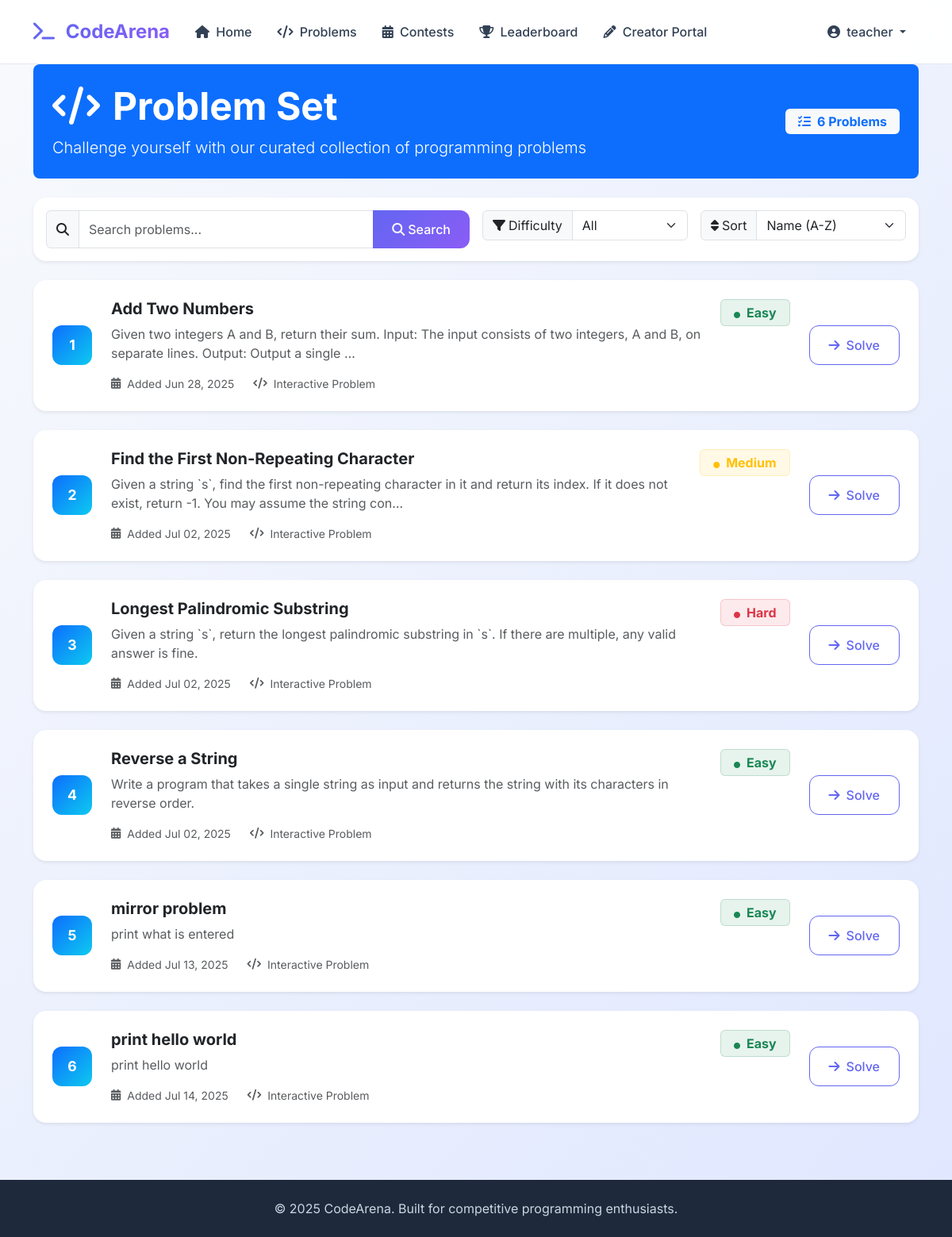
Page /problems/ (signed in) on the committed database.
### users/models.py (models this page shows, shortened)
class CustomUser(AbstractUser):
    ROLE_CHOICES = (
        ('student' , 'Student'),
        ('problem_setter' , 'Problem Setter'),
        ('admin' , 'Admin')
    )
    role = models.CharField(max_length=20,choices=ROLE_CHOICES,default='student')
    is_authorized = models.BooleanField(default=False, help_text="Flag to determine if a problem setter is authorized to create problems")

### problems/models.py (models this page shows, shortened)
class Problem(models.Model):
    name = models.CharField(max_length=255, unique=True,help_text="Name of the problem")
    statement = models.TextField(help_text="Full problem description")
    difficulty_choices = (
        ('easy','Easy'),
        ('medium' ,'Medium'),
        ('hard', 'Hard'),
    )
    difficulty = models.CharField(
        max_length=10,
        choices=difficulty_choices,
        default='easy',
        help_text="Difficulty level of the problem"
    )
    created_at = models.DateTimeField(auto_now_add=True)
    created_by = models.ForeignKey(
        CustomUser,
        on_delete=models.SET_NULL,
        null=True,
        blank=True,
        related_name='created_problems',
        help_text="User who created this problem"
    )
    class Meta:
        verbose_name = "Problems"
        verbose_name_plural = "Problems"
        ordering = ['name']

### problems/views.py (the view)
# urls.py: path('', views.problem_list_view, name='list'),
def problem_list_view(request):
    problems = Problem.objects.all()
    difficulty = request.GET.get('difficulty')
    if difficulty and difficulty != 'all':
        problems = problems.filter(difficulty=difficulty)
    search_query = request.GET.get('q')
    if search_query:
        problems = problems.filter(
            Q(name__icontains=search_query) |
            Q(statement__icontains=search_query)
        )
    sort_by = request.GET.get('sort_by','name')
    if sort_by == 'difficulty_asc':
        problems = problems.order_by('difficulty')
    elif sort_by == 'difficulty_desc':
        problems = problems.order_by('-difficulty')
    elif sort_by == 'created_at_asc':
        problems = problems.order_by('created_at')
    elif sort_by == 'created_at_desc':
        problems = problems.order_by('-created_at')
    else: # Default to sorting by name ascending
        problems = problems.order_by('name')
    paginator = Paginator(problems,10)
    page_number = request.GET.get('page')
    page_obj = paginator.get_page(page_number)
    context = {
        'page_obj': page_obj,
        'difficulties': [choice[0] for choice in Problem.difficulty_choices], # Pass choices for dropdown
        'selected_difficulty': difficulty,
        'search_query': search_query,
        'sort_by': sort_by,
    }
    return render(request, 'problems/problem_list.html', context)

### templates/problems/problem_list.html (shortened to what this page needs)
{% extends 'base.html' %}
{% block content %}
<div class="container">
    <div class="row">
        <div class="col-12">
            <div class="bg-primary text-white rounded-3 p-4 mb-4">
                <div class="row align-items-center">
                    <div class="col-md-8">
                        <h1 class="display-5 fw-bold mb-2">
                            <i class="fas fa-code me-3"></i>Problem Set
                        </h1>
                        <p class="lead mb-0">Challenge yourself with our curated collection of programming problems</p>
                    </div>
                    <div class="col-md-4 text-md-end">
                        <div class="badge bg-light text-primary fs-6 px-3 py-2">
                            <i class="fas fa-tasks me-2"></i>{{ page_obj.paginator.count }} Problems
                        </div>
                    </div>
                </div>
            </div>
            <div class="card shadow-sm mb-4">
                <div class="card-body">
                    <div class="row g-3">
                        <div class="col-md-6">
                            <form method="get" action="{% url 'problems:list' %}">
                                <div class="input-group">
                                    <span class="input-group-text">
                                        <i class="fas fa-search"></i>
                                    </span>
                                    <input
                                        type="text"
                                        class="form-control"
                                        placeholder="Search problems..."
                                        name="q"
                                        value="{{ search_query|default_if_none:'' }}"
                                    />
                                    <button class="btn btn-primary" type="submit">
                                        <i class="fas fa-search me-1"></i>Search
                                    </button>
                                </div>
                            </form>
                        </div>
                        <div class="col-md-3">
                            <form method="get" action="{% url 'problems:list' %}">
                                <div class="input-group">
                                    <label class="input-group-text">
                                        <i class="fas fa-filter me-1"></i>Difficulty
                                    </label>
                                    <select name="difficulty" class="form-select" onchange="this.form.submit()">
                                        <option value="all" {% if not selected_difficulty or selected_difficulty == 'all' %}selected{% endif %}>All</option>
                                    </select>
                                </div>
                            </form>
                        </div>
                        <div class="col-md-3">
                            <form method="get" action="{% url 'problems:list' %}">
                                <div class="input-group">
                                    <label class="input-group-text">
                                        <i class="fas fa-sort me-1"></i>Sort
                                    </label>
                                    <select name="sort_by" class="form-select" onchange="this.form.submit()">
                                        <option value="name" {% if sort_by == 'name' %}selected{% endif %}>Name (A-Z)</option>
                                    </select>
                                </div>
                            </form>
                        </div>
                    </div>
                </div>
            </div>
            {% if page_obj %}
                <div class="row">
                    {% for problem in page_obj %}
                        <div class="col-12 mb-4">
                            <div class="card shadow-sm border-0 hover-card">
                                <div class="card-body p-4">
                                    <div class="row align-items-center">
                                        <div class="col-auto">
                                            <div class="problem-number">
                                                {{ forloop.counter }}
                                            </div>
                                        </div>
                                        <div class="col">
                                            <div class="d-flex align-items-start justify-content-between">
                                                <div class="flex-grow-1">
                                                    <h5 class="card-title mb-2">
                                                        <a href="{% url 'problems:detail' problem.id %}" class="text-decoration-none text-dark fw-bold problem-title">
                                                            {{ problem.name }}
                                                        </a>
                                                    </h5>
                                                    <p class="card-text text-muted mb-3">
                                                        {{ problem.statement|striptags|truncatechars:150 }}
                                                    </p>
                                                    <div class="d-flex align-items-center text-muted small">
                                                        <i class="fas fa-calendar-alt me-2"></i>
                                                        <span class="me-4">Added {{ problem.created_at|date:"M d, Y" }}</span>
                                                        <i class="fas fa-code me-2"></i>
                                                        <span>Interactive Problem</span>
                                                    </div>
                                                </div>
                                                <div class="ms-3">
                                                    {% if problem.difficulty == 'easy' %}
                                                        <span class="badge bg-success-soft text-success px-3 py-2 fs-6">
                                                            <i class="fas fa-circle me-2" style="font-size: 8px;"></i>Easy
                                                        </span>
                                                    {% elif problem.difficulty == 'medium' %}
                                                        <span class="badge bg-warning-soft text-warning px-3 py-2 fs-6">
                                                            <i class="fas fa-circle me-2" style="font-size: 8px;"></i>Medium
                                                        </span>
                                                    {% elif problem.difficulty == 'hard' %}
                                                        <span class="badge bg-danger-soft text-danger px-3 py-2 fs-6">
                                                            <i class="fas fa-circle me-2" style="font-size: 8px;"></i>Hard
                                                        </span>
                                                    {% endif %}
                                                </div>
                                            </div>
                                        </div>
                                        <div class="col-auto">
                                            <a href="{% url 'problems:detail' problem.id %}" class="btn btn-outline-primary">
                                                <i class="fas fa-arrow-right me-2"></i>Solve
                                            </a>
                                        </div>
                                    </div>
                                </div>
                            </div>
                        </div>
                    {% endfor %}
                </div>
            {% endif %}
        </div>
    </div>
</div>
{% endblock %}

### templates/base.html (shortened to what this page needs)
<!DOCTYPE html>
<html lang="en">
<head>
    <link href="https://cdn.jsdelivr.net/npm/bootstrap@5.3.3/dist/css/bootstrap.min.css" rel="stylesheet">
    <link rel="stylesheet" href="https://cdnjs.cloudflare.com/ajax/libs/font-awesome/6.5.2/css/all.min.css" />
</head>
<body class="d-flex flex-column min-vh-100">
    <nav class="navbar navbar-expand-lg sticky-top">
        <div class="container">
            <a class="navbar-brand" href="{% url 'home' %}">
                <i class="fas fa-terminal me-2"></i>
                <span class="text-gradient">CodeArena</span>
            </a>
            <div class="collapse navbar-collapse" id="navbarNav">
                <ul class="navbar-nav me-auto">
                    <li class="nav-item">
                        <a class="nav-link" href="{% url 'home' %}">
                            <i class="fas fa-home me-1"></i> Home
                        </a>
                    </li>
                    <li class="nav-item">
                        <a class="nav-link" href="{% url 'problems:list' %}">
                            <i class="fas fa-code me-1"></i> Problems
                        </a>
                    </li>
                    <li class="nav-item">
                        <a class="nav-link" href="{% url 'contests:list' %}">
                            <i class="fas fa-calendar-alt me-1"></i> Contests
                        </a>
                    </li>
                    <li class="nav-item">
                        <a class="nav-link" href="{% url 'leaderboard:main' %}">
                            <i class="fas fa-trophy me-1"></i> Leaderboard
                        </a>
                    </li>
                    {% if user.is_authenticated %}
                        {% if user.role == 'problem_setter' or user.role == 'admin' %}
                        <li class="nav-item">
                            <a class="nav-link" href="{% url 'creator:portal' %}">
                                <i class="fas fa-pencil-alt me-1"></i> Creator Portal
                            </a>
                        </li>
                        {% endif %}
                    {% endif %}
                </ul>
                <ul class="navbar-nav">
                    {% if user.is_authenticated %}
                        <li class="nav-item dropdown">
                            <a class="nav-link dropdown-toggle" href="#" id="navbarDropdown" role="button" data-bs-toggle="dropdown" aria-expanded="false">
                                <i class="fas fa-user-circle me-1"></i> {{ user.username }}
                            </a>
                        </li>
                    {% endif %}
                </ul>
            </div>
        </div>
    </nav>
    <main class="flex-grow-1">
        {% block content %}{% endblock %}
    </main>
    <footer class="footer py-4 mt-5">
        <div class="container text-center">
            <span>&copy; {% now "Y" %} CodeArena. Built for competitive programming enthusiasts.</span>
        </div>
    </footer>
</body>
</html>

### templates/base.html (style rules this page uses)
:root { --primary-color: #6366f1; --primary-dark: #4f46e5; --secondary-color: #8b5cf6; --success-color: #10b981; --warning-color: #f59e0b; --danger-color: #ef4444; --gray-50: #f8fafc; --gray-100: #f1f5f9; --gray-200: #e2e8f0; --gray-300: #cbd5e1; --gray-600: #475569; --gray-700: #334155; --gray-800: #1e293b; --gray-900: #0f172a; }
body { font-family: 'Inter', sans-serif; background: linear-gradient(135deg, var(--gray-50) 0%, #e0e7ff 100%); min-height: 100vh; color: var(--gray-800); }
.navbar { background: rgba(255, 255, 255, 0.95) !important; backdrop-filter: blur(10px); border-bottom: 1px solid var(--gray-200); padding: 1rem 0; }
.navbar-brand { font-weight: 700; font-size: 1.5rem; color: var(--primary-color) !important; }
.nav-link { font-weight: 500; color: var(--gray-700) !important; padding: 0.75rem 1rem !important; transition: all 0.3s ease; }
.btn-primary { background: linear-gradient(135deg, var(--primary-color) 0%, var(--secondary-color) 100%); border: none; font-weight: 500; padding: 0.75rem 1.5rem; border-radius: 0.75rem; transition: all 0.3s ease; }
.btn-outline-primary { color: var(--primary-color); border-color: var(--primary-color); font-weight: 500; padding: 0.75rem 1.5rem; border-radius: 0.75rem; transition: all 0.3s ease; }
.card { border: none; border-radius: 1rem; box-shadow: 0 4px 25px rgba(0, 0, 0, 0.05); transition: all 0.3s ease; }
.footer { background: var(--gray-800) !important; color: var(--gray-300) !important; margin-top: auto; }
.text-gradient { background: linear-gradient(135deg, var(--primary-color) 0%, var(--secondary-color) 100%); -webkit-background-clip: text; -webkit-text-fill-color: transparent; background-clip: text; }

### templates/problems/problem_list.html (style rules this page uses)
.hover-card { transition: all 0.3s ease; border-left: 4px solid transparent; }
.problem-number { width: 50px; height: 50px; background: linear-gradient(135deg, var(--bs-primary), var(--bs-info)); color: white; border-radius: 12px; display: flex; align-items: center; justify-content: center; font-weight: bold; font-size: 1.1rem; }
.bg-success-soft { background-color: rgba(25, 135, 84, 0.1); border: 1px solid rgba(25, 135, 84, 0.2); }
.bg-warning-soft { background-color: rgba(255, 193, 7, 0.1); border: 1px solid rgba(255, 193, 7, 0.2); }
.bg-danger-soft { background-color: rgba(220, 53, 69, 0.1); border: 1px solid rgba(220, 53, 69, 0.2); }

### rows in the picture
CustomUser: username "teacher"
Problem: name "Add Two Numbers", statement "Given two integers A and B, return their sum. Input: The input consists of two integers, A and B, on separate lines. Output: Output a single …", created_at "Jun 28, 2025", difficulty "easy" (drawn)
Problem: name "Find the First Non-Repeating Character", statement "Given a string `s`, find the first non-repeating character in it and return its index. If it does not exist, return -1. You may assume the string con…", created_at "Jul 02, 2025", difficulty "medium" (drawn)
Problem: name "Longest Palindromic Substring", statement "Given a string `s`, return the longest palindromic substring in `s`. If there are multiple, any valid answer is fine.", created_at "Jul 02, 2025", difficulty "hard" (drawn)
Problem: name "Reverse a String", statement "Write a program that takes a single string as input and returns the string with its characters in reverse order.", created_at "Jul 02, 2025", difficulty "easy" (drawn)
Problem: name "mirror problem", statement "print what is entered", created_at "Jul 13, 2025", difficulty "easy" (drawn)
Problem: name "print hello world", statement "print hello world", created_at "Jul 14, 2025", difficulty "easy" (drawn)

### other values in the picture
{{ page_obj.paginator.count }} "6"
